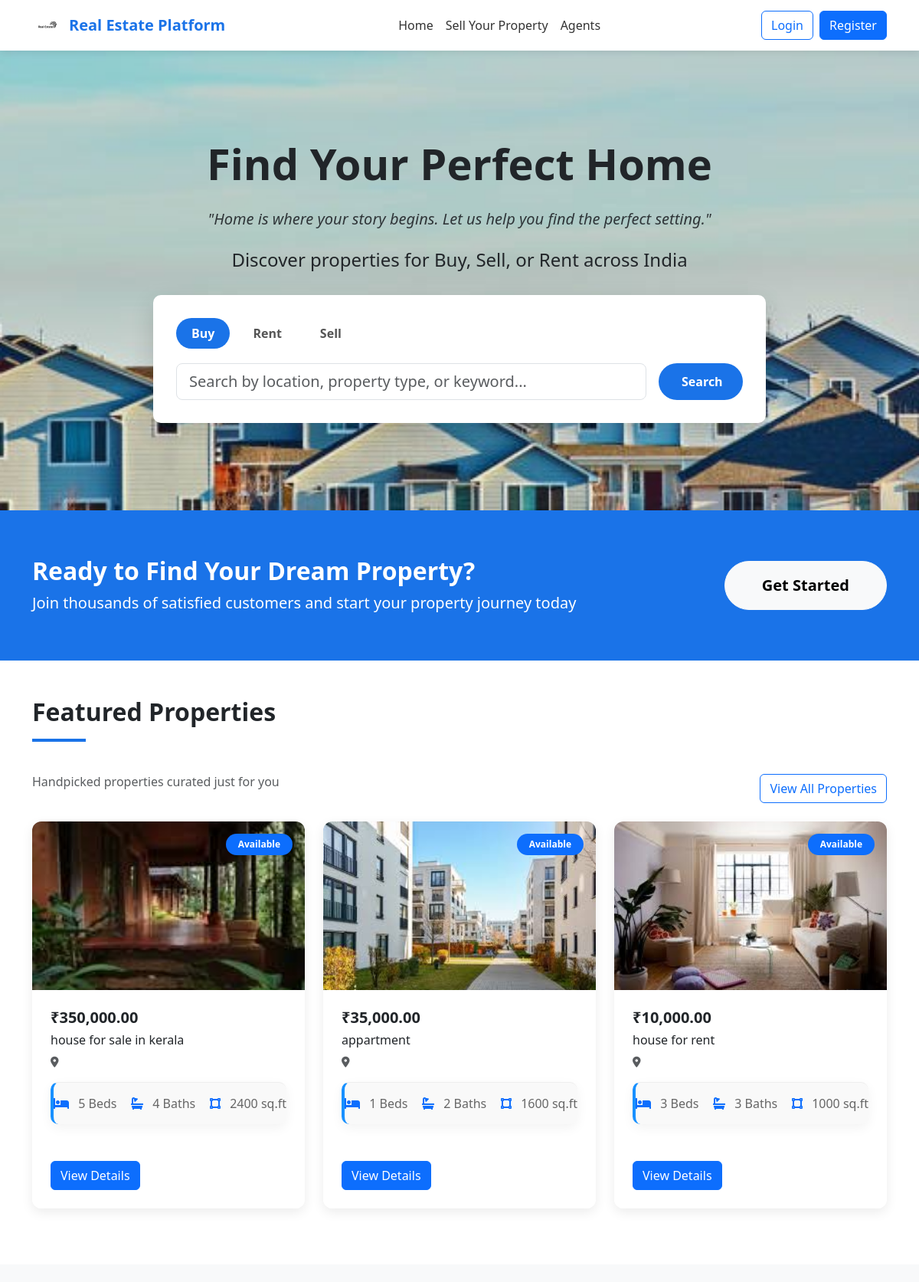
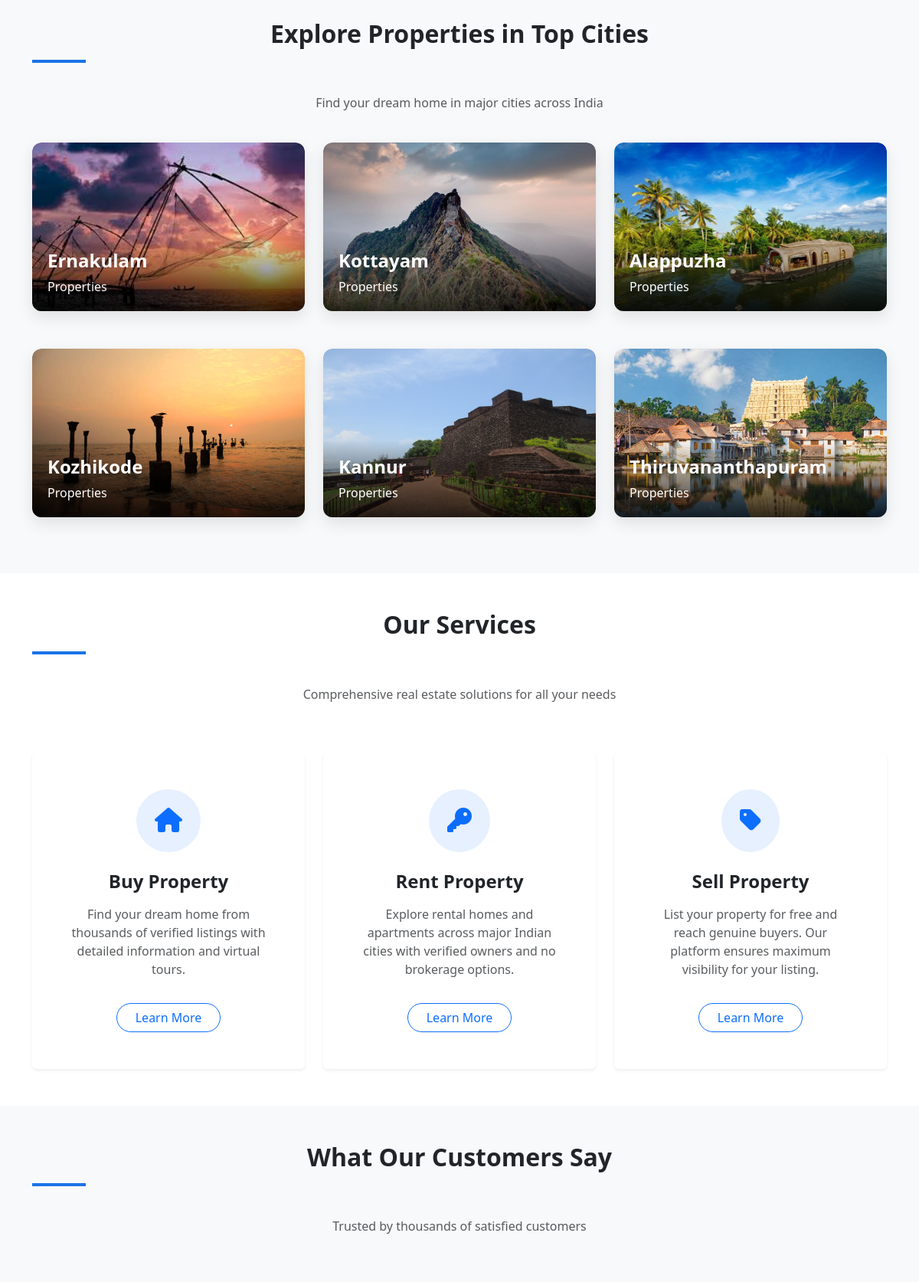
The page / (upper part) on the database its author committed (2 pictures, top to bottom).
### properties/models.py (models this page shows, shortened)
class Property(models.Model):
    agent = models.ForeignKey(Agent, on_delete=models.CASCADE, related_name='properties', null=True, blank=True)
    user = models.ForeignKey(User, on_delete=models.CASCADE, related_name='properties')
    location = models.ForeignKey('Location', on_delete=models.CASCADE, related_name='properties')
    title = models.CharField(max_length=100)
    description = models.TextField()
    property_type = models.CharField(
        max_length=20,
        choices=[
            ('house', 'House'),
            ('apartment', 'Apartment'),
            ('land', 'Land'),
            ('commercial', 'Commercial')
        ]
    )
    type = models.CharField(
        max_length=20,
        choices=[
            ('sale', 'For Sale'),
            ('rent', 'For Rent'),
            ('lease', 'For Lease'),
        ]
    )
    price = models.DecimalField(max_digits=15, decimal_places=2)
    bedrooms = models.IntegerField(default=0)
    bathrooms = models.IntegerField(default=0)
    area_sqft = models.IntegerField(default=0)
    status = models.CharField(
        max_length=20,
        choices=[
            ('available', 'Available'),
            ('sold', 'Sold'),
            ('pending', 'Pending')
        ],
        default='available'
    )
    created_at = models.DateTimeField(default=timezone.now)
    updated_at = models.DateTimeField(auto_now=True)

class PropertyImage(models.Model):
    property = models.ForeignKey(Property, on_delete=models.CASCADE, related_name='images')
    image = models.ImageField(upload_to='property_images/')

### realestate/views.py (the view)
# urls.py: 2. Add a URL to urlpatterns:  path('', views.home, name='home')
def home(request):
    properties = Property.objects.all()
    featured_properties = Property.objects.all()[:4]
    property_types = Property._meta.get_field('property_type').choices
    districts = Location.objects.values_list('district', flat=True).distinct().order_by('district')
    price_stats = Property.objects.aggregate(min_price=Min('price'), max_price=Max('price'))
    min_price = price_stats['min_price'] or 0
    max_price = price_stats['max_price'] or 1000000
    step = (max_price - min_price) / 5  # Divide into 5 ranges
    price_ranges = []
    for i in range(5):
        lower = min_price + (i * step)
        upper = min_price + ((i + 1) * step)
        if i == 0:
            label = f"Under ₹{int(upper):,}"
        elif i == 4:
            label = f"Above ₹{int(lower):,}"
        else:
            label = f"₹{int(lower):,} - ₹{int(upper):,}"
        price_ranges.append((f"{int(lower)}-{int(upper)}", label))
    context = {
        'properties': properties,
        'featured_properties': featured_properties,
        'property_types': property_types,
        'districts': districts,
        'price_ranges': price_ranges,
    }
    return render(request, 'home.html', context)

### templates/home.html (shortened to what this page needs)
{% extends "base.html" %}
{% block content %}
{% load static %}
{% load humanize %}
    <link href="https://cdn.jsdelivr.net/npm/bootstrap@5.3.0-alpha1/dist/css/bootstrap.min.css" rel="stylesheet">
    <link rel="stylesheet" href="https://cdnjs.cloudflare.com/ajax/libs/font-awesome/6.0.0/css/all.min.css">
</head>
<body>
    <section class="hero-section">
        <div class="container">
            <div class="hero-content">
                <h1 class="display-4 fw-bold mb-3">Find Your Perfect Home</h1>
                <p class="hero-quote">"Home is where your story begins. Let us help you find the perfect setting."</p>
                <h2 class="h4 mb-4">Discover properties for Buy, Sell, or Rent across India</h2>
                <form action="{% url 'filter_properties' %}" class="mt-4">
                    <div class="search-box">
                        <ul class="nav nav-tabs" role="tablist">
                            <li class="nav-item" role="presentation">
                                <button class="nav-link active" data-bs-toggle="tab" data-bs-target="#buy">Buy</button>
                            </li>
                            <li class="nav-item" role="presentation">
                                <button class="nav-link" data-bs-toggle="tab" data-bs-target="#rent">Rent</button>
                            </li>
                            <li class="nav-item" role="presentation">
                                <button class="nav-link" data-bs-toggle="tab" data-bs-target="#sell">Sell</button>
                            </li>
                        </ul>
                        <div class="tab-content">
                            <div class="tab-pane fade show active" id="buy">
                                <div class="row g-3">
                                    <div class="col-md-10">
                                        <input type="text" class="form-control form-control-lg" placeholder="Search by location, property type, or keyword...">
                                    </div>
                                    <div class="col-md-2">
                                        <button type="submit" class="btn btn-find w-100 h-100">Search</button>
                                    </div>
                                </div>
                            </div>
                        </div>
                    </div>
                </form>
            </div>
        </div>
    </section>
    <section class="cta-section">
        <div class="container">
            <div class="row align-items-center">
                <div class="col-lg-8 mb-4 mb-lg-0">
                    <h2 class="text-white fw-bold">Ready to Find Your Dream Property?</h2>
                    <p class="lead text-white mb-0 opacity-90">Join thousands of satisfied customers and start your property journey today</p>
                </div>
                <div class="col-lg-4 text-lg-end">
                {% if user.is_authenticated %}
                    <a href="{% url 'filter_properties' %}" class="btn btn-light btn-lg rounded-pill px-5 py-3 fw-bold">Find your perfect property</a>
                {% else %}
                    <a href="{% url 'register' %}" class="btn btn-light btn-lg rounded-pill px-5 py-3 fw-bold">Get Started</a>
                {% endif %}
                </div>
            </div>
        </div>
    </section>
    <section class="py-5 bg-white">
        <div class="container">
            <div class="row mb-4">
                <div class="col-md-8">
                    <h2 class="section-heading">Featured Properties</h2>
                    <p class="text-muted">Handpicked properties curated just for you</p>
                </div>
                <div class="col-md-4 text-md-end align-self-end">
                    <a href="{% url 'property_list' %}" class="btn btn-outline-primary">View All Properties</a>
                </div>
            </div>
            <div class="row">
                {% for property in featured_properties %}
                <div class="col-md-4">
                    <div class="card property-card">
                        <div class="position-relative">
                            <img src="{{ property.images.first.image.url }}" class="card-img-top" alt="property image" style="height: 220px; object-fit: cover;">
                            <span class="badge bg-primary position-absolute top-0 end-0 m-3 px-3 py-2 rounded-pill">{{ property.get_status_display }}</span>
                        </div>
                        <div class="card-body p-4">
                            <h5 class="card-title fw-bold">₹{{ property.price|intcomma }}</h5>
                            <p class="card-text h6">{{ property.title }}</p>
                            <p class="text-muted small mt-2"><i class="fas fa-map-marker-alt me-2"></i> {{ property.address }}</p>
                            <div class="property-features">
                                <span><i class="fas fa-bed me-2 text-primary"></i> {{ property.bedrooms }} Beds</span>
                                <span><i class="fas fa-bath me-2 text-primary"></i> {{ property.bathrooms }} Baths</span>
                                <span><i class="fas fa-vector-square me-2 text-primary"></i> {{ property.area_sqft }} sq.ft</span>
                            </div>
                        </div>
                        <div class="card-footer bg-white border-0 d-flex justify-content-between p-4">
                            <a href="{% url 'property_detail' property.id %}" class="btn btn-primary">View Details</a>
                        </div>
                    </div>
                </div>
                {% empty %}
                <div class="col-12 text-center py-5">
                    <p>No featured properties available at the moment.</p>
                </div>
                {% endfor %}
            </div>
        </div>
    </section>
  <section class="py-5 bg-light">
    <div class="container">
        <div class="row mb-4">
            <div class="col-12 text-center">
                <h2 class="section-heading mx-auto">Explore Properties in Top Cities</h2>
                <p class="text-muted">Find your dream home in major cities across India</p>
            </div>
        </div>
        <div class="row top-cities g-4">
            <div class="col-md-4 col-sm-6">
                <a href="{% url 'district_properties' district='Ernakulam' %}">
                    <div class="city-card">
                        <img src="{% static 'images/ernakulam.jpeg' %}" alt="Kochi" class="img-fluid w-100">
                        <div class="city-overlay">
                            <h4 class="fw-bold">Ernakulam</h4>
                            <p class="mb-0">{{ ernakulam_count }} Properties</p>
                        </div>
                    </div>
                </a>
            </div>
            <div class="col-md-4 col-sm-6">
                <a href="{% url 'district_properties' district='Kottayam' %}">
                    <div class="city-card">
                        <img src="{% static 'images/kottayam.jpg' %}" alt="Kottayam" class="img-fluid w-100">
                        <div class="city-overlay">
                            <h4 class="fw-bold">Kottayam</h4>
                            <p class="mb-0">{{ kottayam_count }} Properties</p>
                        </div>
                    </div>
                </a>
            </div>
            <div class="col-md-4 col-sm-6">
                <a href="{% url 'district_properties' district='Alappuzha' %}">
                    <div class="city-card">
                        <img src="{% static 'images/Alappuzha.jpg' %}" alt="Alappuzha" class="img-fluid w-100">
                        <div class="city-overlay">
                            <h4 class="fw-bold">Alappuzha</h4>
                            <p class="mb-0">{{ alappuzha_count }} Properties</p>
                        </div>
                    </div>
                </a>
            </div>
            <div class="col-md-4 col-sm-6">
                <a href="{% url 'district_properties' district='Kozhikode' %}">
                    <div class="city-card">
                        <img src="{% static 'images/Kozhikode.jpg' %}" alt="Kozhikode" class="img-fluid w-100">
                        <div class="city-overlay">
                            <h4 class="fw-bold">Kozhikode</h4>
                            <p class="mb-0">{{ kozhikode_count }} Properties</p>
                        </div>
                    </div>
                </a>
            </div>
            <div class="col-md-4 col-sm-6">
                <a href="{% url 'district_properties' district='Kannur' %}">
                    <div class="city-card">
                        <img src="{% static 'images/Kannur.jpg' %}" alt="Kannur" class="img-fluid w-100">
                        <div class="city-overlay">
                            <h4 class="fw-bold">Kannur</h4>
                            <p class="mb-0">{{ Kannur_count }} Properties</p>
                        </div>
                    </div>
                </a>
            </div>
            <div class="col-md-4 col-sm-6">
                <a href="{% url 'district_properties' district='Thiruvananthapuram' %}">
                    <div class="city-card">
                        <img src="{% static 'images/Trivandrum.jpg' %}" alt="Thiruvananthapuram" class="img-fluid w-100">
                        <div class="city-overlay">
                            <h4 class="fw-bold">Thiruvananthapuram</h4>
                            <p class="mb-0">{{ Thiruvananthapuram_count }} Properties</p>
                        </div>
                    </div>
                </a>
            </div>
        </div>
    </div>
</section>
    <section class="py-5 bg-white">
        <div class="container">
            <div class="row mb-5">
                <div class="col-12 text-center">
                    <h2 class="section-heading mx-auto">Our Services</h2>
                    <p class="text-muted">Comprehensive real estate solutions for all your needs</p>
                </div>
            </div>
            <div class="row g-4">
                <div class="col-md-4">
                    <div class="card h-100 border-0 shadow-sm service-card">
                        <div class="card-body text-center p-5">
                            <div class="rounded-circle bg-primary bg-opacity-10 p-4 d-inline-block mb-4">
                                <i class="fas fa-home text-primary fa-2x"></i>
                            </div>
                            <h4 class="fw-bold mb-3">Buy Property</h4>
                            <p class="text-muted">Find your dream home from thousands of verified listings with detailed information and virtual tours.</p>
                            <a href="#" class="btn btn-outline-primary mt-3 rounded-pill px-4">Learn More</a>
                        </div>
                    </div>
                </div>
                <div class="col-md-4">
                    <div class="card h-100 border-0 shadow-sm service-card">
                        <div class="card-body text-center p-5">
                            <div class="rounded-circle bg-primary bg-opacity-10 p-4 d-inline-block mb-4">
                                <i class="fas fa-key text-primary fa-2x"></i>
                            </div>
                            <h4 class="fw-bold mb-3">Rent Property</h4>
                            <p class="text-muted">Explore rental homes and apartments across major Indian cities with verified owners and no brokerage options.</p>
                            <a href="#" class="btn btn-outline-primary mt-3 rounded-pill px-4">Learn More</a>
                        </div>
                    </div>
                </div>
                <div class="col-md-4">
                    <div class="card h-100 border-0 shadow-sm service-card">
                        <div class="card-body text-center p-5">
                            <div class="rounded-circle bg-primary bg-opacity-10 p-4 d-inline-block mb-4">
                                <i class="fas fa-tag text-primary fa-2x"></i>
                            </div>
                            <h4 class="fw-bold mb-3">Sell Property</h4>
                            <p class="text-muted">List your property for free and reach genuine buyers. Our platform ensures maximum visibility for your listing.</p>
                            <a href="#" class="btn btn-outline-primary mt-3 rounded-pill px-4">Learn More</a>
                        </div>
                    </div>
                </div>
            </div>
        </div>
    </section>
    <section class="py-5 bg-light">
        <div class="container">
            <div class="row mb-5">
                <div class="col-12 text-center">
                    <h2 class="section-heading mx-auto">What Our Customers Say</h2>
                    <p class="text-muted">Trusted by thousands of satisfied customers</p>
                </div>
            </div>
        </div>
    </section>
{% endblock  %}

### properties/static/css/property_details.css (style rules this page uses)
body { font-family: 'Arial', sans-serif; background: #ffffff; margin: 0; padding: 0; color: #333; }
.property-features { background-color: #f9f9f9; padding: 25px; border-radius: 10px; box-shadow: 0 5px 15px rgba(0, 0, 0, 0.05); border-left: 4px solid #1890ff; }

### properties/static/css/chat.css (style rules this page uses)
.card-body { padding: 15px; }
.btn-primary { background-color: #007bff; border-color: #007bff; }

### rows shown on the page
Property: images.first.image (picture), status "Available", price "350,000.00", title "house for sale in kerala", bedrooms "5", bathrooms "4", area_sqft "2400"
Property: images.first.image (picture), status "Available", price "35,000.00", title "appartment", bedrooms "1", bathrooms "2", area_sqft "1600"
Property: images.first.image (picture), status "Available", price "10,000.00", title "house for rent", bedrooms "3", bathrooms "3", area_sqft "1000"
